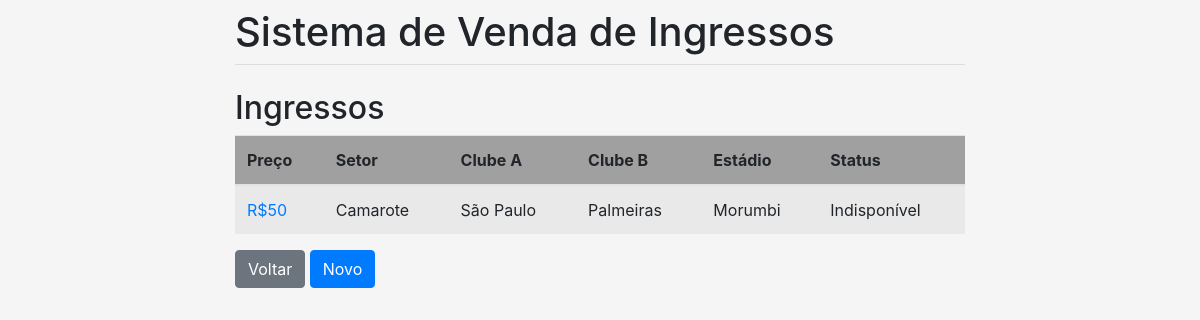
Page /ingresso/ on the earlier database version.
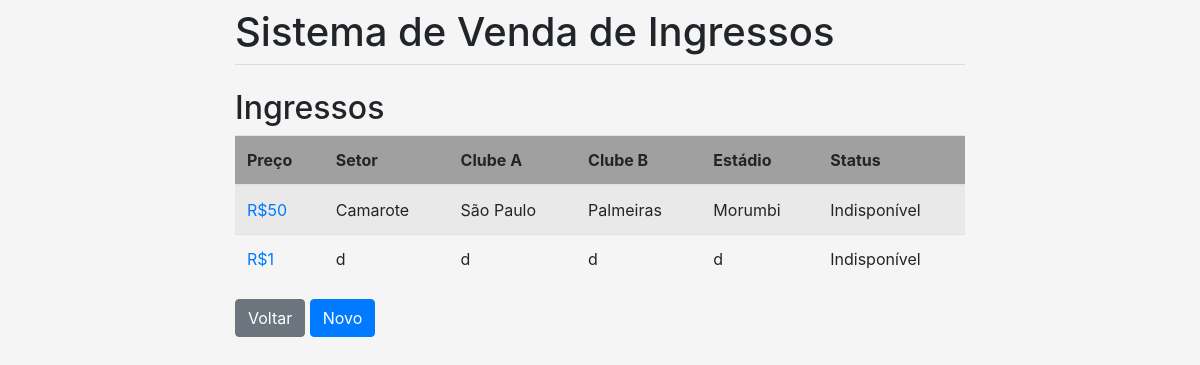
Same page on the later database version.
### vendas/models.py (models this page shows, shortened)
class Ingresso(models.Model):
    preco = models.PositiveIntegerField()
    setor = models.CharField(max_length=30)
    clubeA = models.CharField(max_length=30)
    clubeB = models.CharField(max_length=30)
    estadio = models.CharField(max_length=40)
    status = models.CharField(max_length=40, default='Disponível')

### vendas/views.py (the view)
# urls.py: path('ingresso/', list_ingresso, name='list_ingresso'),
def list_ingresso(request):
    ingressos = Ingresso.objects.all()
    return render(request, 'ingresso.html', {'ingressos': ingressos})

### vendas/templates/ingresso.html (shortened to what this page needs)
{% extends 'base.html' %}
{% load crispy_forms_tags %}
{% block content %}
<h2>Ingressos</h2>
<table class="table table-striped">
    <thead>
    <tr bgcolor=a0a0a0>
        <th scope="col">Preço</th>
        <th scope="col">Setor</th>
        <th scope="col">Clube A</th>
        <th scope="col">Clube B</th>
        <th scope="col">Estádio</th>
        <th scope="col">Status</th>
    </tr>
    </thead>
    <tbody>
    {% for ingresso in ingressos %}
    <tr>
        <td><a href="{% url 'update_ingresso' ingresso.id %}">R${{ ingresso.preco }}</a></td>
        <td>{{ ingresso.setor }}</td>
        <td>{{ ingresso.clubeA }}</td>
        <td>{{ ingresso.clubeB }}</td>
        <td>{{ ingresso.estadio }}</td>
        <td>{{ ingresso.status }}</td>
    </tr>
    {% endfor %}
    </tbody>
</table>
<a class="btn btn-secondary" href="{% url 'menu' %}">Voltar</a>
<a class="btn btn-primary" href="{% url 'create_ingresso' %}">Novo</a>
{% endblock %}

Differences in the rows shown:
added Ingresso: preco "1", setor "d", clubeA "d", clubeB "d", estadio "d", status "Indisponível"
